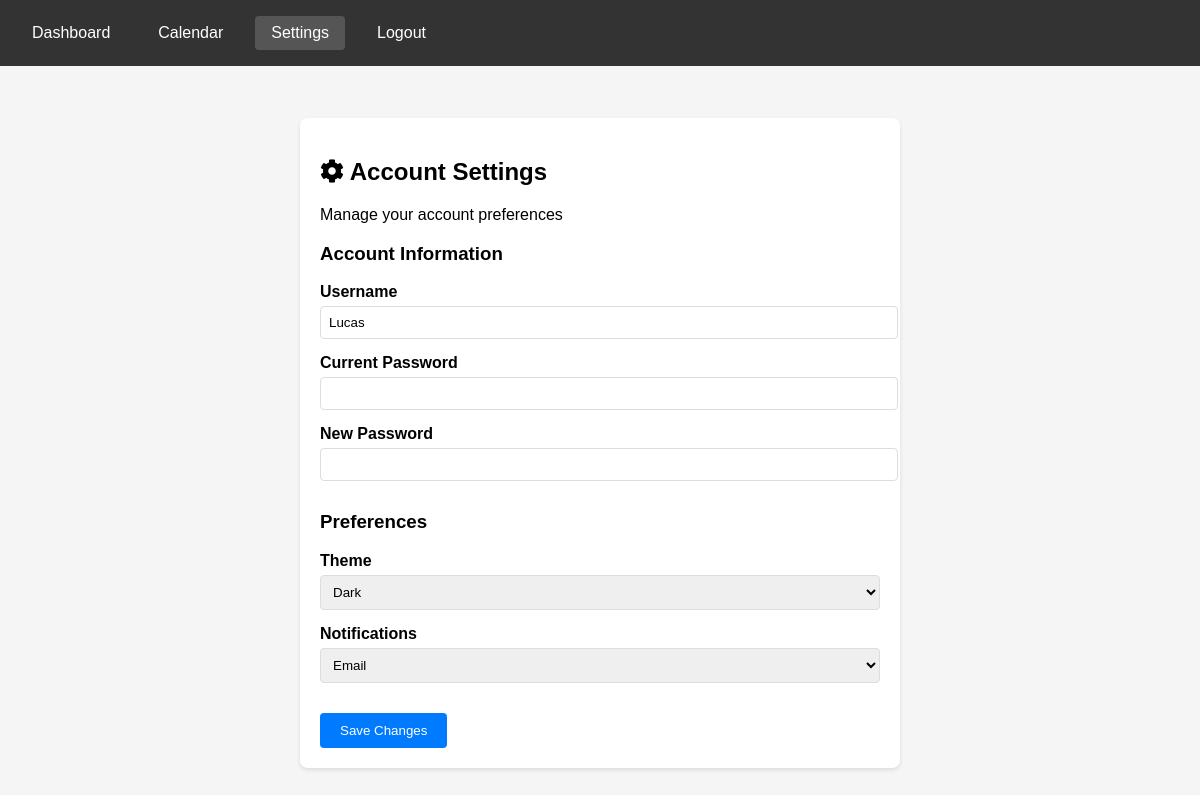
Page /settings (signed in) on the committed database.
### tables this page shows
CREATE TABLE users (
                id INTEGER PRIMARY KEY AUTOINCREMENT,
                username TEXT UNIQUE NOT NULL,
                password TEXT NOT NULL
            , theme TEXT DEFAULT 'light', notification_preference TEXT DEFAULT 'email', calendar_color TEXT DEFAULT '#007bff');

### app.py (the view, shortened to what this page needs)
@app.route("/settings", methods=["GET", "POST"])
def settings():
    if 'user_id' not in session:
        flash("Please login first!", "error")
        return redirect(url_for("login"))
    try:
        conn = sqlite3.connect(DB_PATH)
        cursor = conn.cursor()
        cursor.execute("""
            SELECT theme, notification_preference, username
            FROM users
            WHERE id = ?
        """, (session['user_id'],))
        user_settings = cursor.fetchone()
        conn.close()
        if not user_settings:
            flash("Error loading settings", "error")
            return redirect(url_for("dashboard"))
        settings_dict = {
            'theme': user_settings[0],
            'notification_preference': user_settings[1],
            'username': user_settings[2]
        }
        return render_template("settings.html",
                             settings=settings_dict,
                             active_page='settings')
    except sqlite3.Error as e:
        logger.error(f"Database error: {e}")
        flash("Error loading settings", "error")
        return redirect(url_for("dashboard"))

### templates/settings.html (shortened to what this page needs)
{% extends 'base.html' %}
{% block content %}
<div class="settings-wrapper">
    <div class="settings-container">
        <div class="settings-header">
            <h2><i class="fas fa-cog"></i> Account Settings</h2>
            <p class="settings-subtitle">Manage your account preferences</p>
        </div>
        <form method="POST" action="{{ url_for('settings') }}" class="settings-form">
            <div class="settings-section">
                <h3>Account Information</h3>
                <div class="form-group">
                    <label for="new_username">Username</label>
                    <input type="text" id="new_username" name="new_username"
                           value="{{ settings.username }}" class="form-control">
                </div>
                <div class="form-group">
                    <label for="current_password">Current Password</label>
                    <input type="password" id="current_password" name="current_password"
                           class="form-control">
                </div>
                <div class="form-group">
                    <label for="new_password">New Password</label>
                    <input type="password" id="new_password" name="new_password"
                           class="form-control">
                </div>
            </div>
            <div class="settings-section">
                <h3>Preferences</h3>
                <div class="form-group">
                    <label for="theme">Theme</label>
                    <select name="theme" id="theme" class="form-control">
                        <option value="dark" {% if settings.theme == 'dark' %}selected{% endif %}>Dark</option>
                    </select>
                </div>
                <div class="form-group">
                    <label for="notification_preference">Notifications</label>
                    <select name="notification_preference" id="notification_preference" class="form-control">
                        <option value="email" {% if settings.notification_preference == 'email' %}selected{% endif %}>Email</option>
                    </select>
                </div>
            </div>
            <div class="settings-actions">
                <button type="submit" class="btn btn-primary">Save Changes</button>
            </div>
        </form>
    </div>
</div>
{% endblock %}

### templates/settings.html (style rules this page uses)
.settings-wrapper { max-width: 600px; margin: 0 auto; padding: 20px; }
.settings-container { background: white; border-radius: 8px; padding: 20px; box-shadow: 0 2px 4px rgba(0,0,0,0.1); }
.settings-section { margin-bottom: 30px; }
.form-group { margin-bottom: 15px; }
.form-group label { display: block; margin-bottom: 5px; font-weight: bold; }
.form-control { width: 100%; padding: 8px; border: 1px solid #ddd; border-radius: 4px; }
.btn { padding: 10px 20px; border: none; border-radius: 4px; cursor: pointer; }
.btn-primary { background-color: #007bff; color: white; }

### templates/base.html (style rules this page uses)
body { margin: 0; padding: 0; font-family: Arial, sans-serif; background-color: #f5f5f5; }

### rows in the picture
users: new_username "Lucas", theme "Dark", notification_preference "Email"
